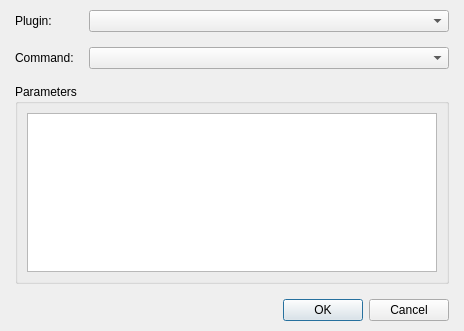
<?xml version="1.0" encoding="UTF-8"?>
<ui version="4.0">
 <class>DialogCommandPlugin</class>
 <widget class="QDialog" name="DialogCommandPlugin">
  <property name="geometry">
   <rect>
    <x>0</x>
    <y>0</y>
    <width>464</width>
    <height>331</height>
   </rect>
  </property>
  <property name="windowTitle">
   <string>Dialog</string>
  </property>
  <layout class="QGridLayout" name="gridLayout_2">
   <property name="leftMargin">
    <number>15</number>
   </property>
   <property name="topMargin">
    <number>10</number>
   </property>
   <property name="rightMargin">
    <number>15</number>
   </property>
   <property name="bottomMargin">
    <number>10</number>
   </property>
   <item row="0" column="0">
    <layout class="QVBoxLayout" name="verticalLayout_2" stretch="0,1">
     <property name="spacing">
      <number>15</number>
     </property>
     <item>
      <layout class="QVBoxLayout" name="verticalLayout">
       <item>
        <layout class="QGridLayout" name="gridLayout" columnstretch="0,1" columnminimumwidth="0,0">
         <item row="0" column="0">
          <widget class="QLabel" name="labelPlugin">
           <property name="text">
            <string>Plugin:</string>
           </property>
          </widget>
         </item>
         <item row="0" column="1">
          <widget class="QComboBox" name="comboBoxPlugin"/>
         </item>
         <item row="1" column="0">
          <widget class="QLabel" name="labelCommand">
           <property name="text">
            <string>Command:</string>
           </property>
          </widget>
         </item>
         <item row="1" column="1">
          <widget class="QComboBox" name="comboBoxCommand"/>
         </item>
        </layout>
       </item>
       <item>
        <widget class="QGroupBox" name="groupBoxParameters">
         <property name="title">
          <string>Parameters</string>
         </property>
         <layout class="QGridLayout" name="gridLayout_6">
          <item row="1" column="0">
           <widget class="WidgetSuperTree" name="treeViewEditParameter"/>
          </item>
         </layout>
        </widget>
       </item>
      </layout>
     </item>
     <item>
      <widget class="QDialogButtonBox" name="buttonBox">
       <property name="orientation">
        <enum>Qt::Horizontal</enum>
       </property>
       <property name="standardButtons">
        <set>QDialogButtonBox::Cancel|QDialogButtonBox::Ok</set>
       </property>
      </widget>
     </item>
    </layout>
   </item>
  </layout>
 </widget>
 <customwidgets>
  <customwidget>
   <class>WidgetSuperTree</class>
   <extends>QTreeView</extends>
   <header>widgetsupertree.h</header>
  </customwidget>
 </customwidgets>
 <resources/>
 <connections>
  <connection>
   <sender>buttonBox</sender>
   <signal>accepted()</signal>
   <receiver>DialogCommandPlugin</receiver>
   <slot>accept()</slot>
   <hints>
    <hint type="sourcelabel">
     <x>248</x>
     <y>254</y>
    </hint>
    <hint type="destinationlabel">
     <x>157</x>
     <y>274</y>
    </hint>
   </hints>
  </connection>
  <connection>
   <sender>buttonBox</sender>
   <signal>rejected()</signal>
   <receiver>DialogCommandPlugin</receiver>
   <slot>reject()</slot>
   <hints>
    <hint type="sourcelabel">
     <x>316</x>
     <y>260</y>
    </hint>
    <hint type="destinationlabel">
     <x>286</x>
     <y>274</y>
    </hint>
   </hints>
  </connection>
 </connections>
</ui>
